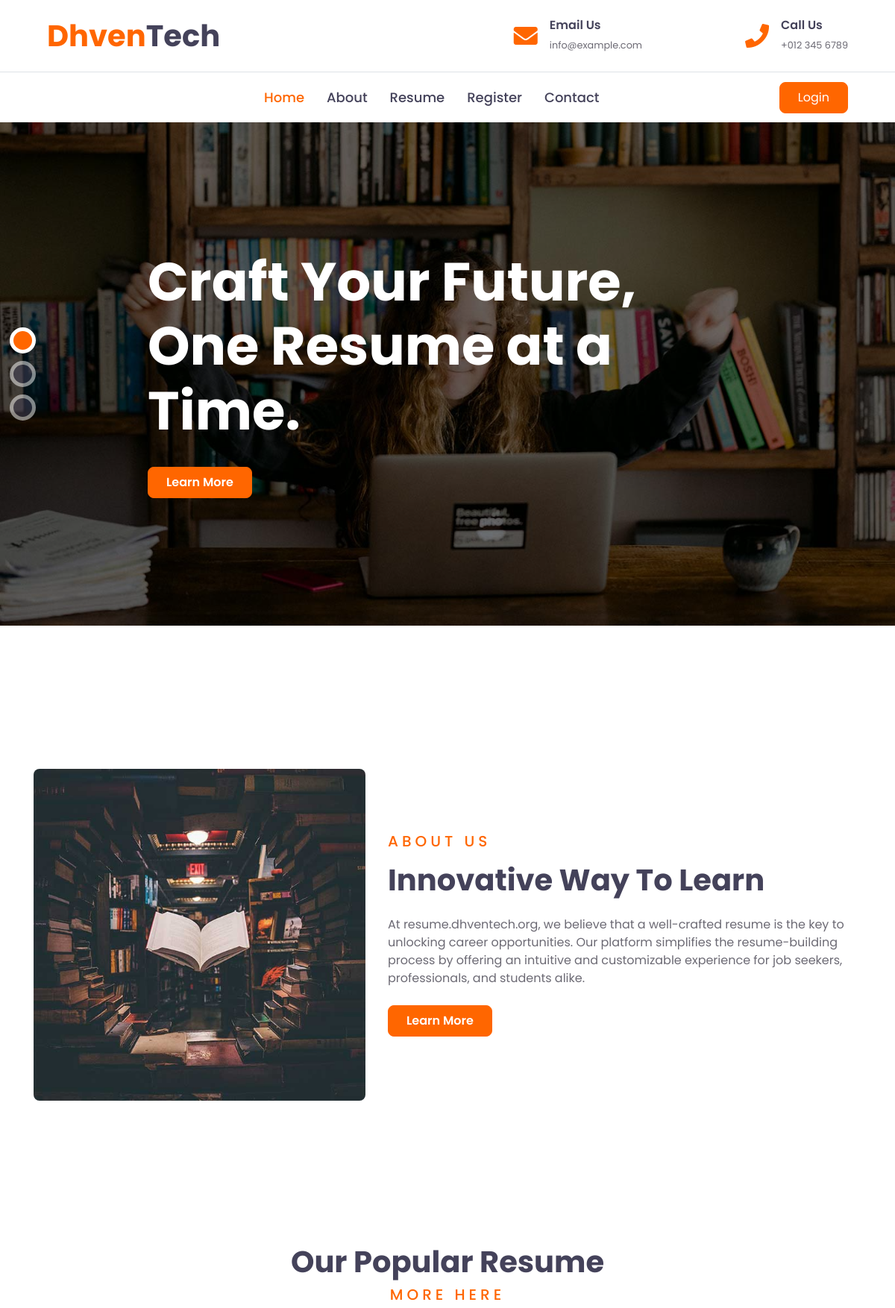
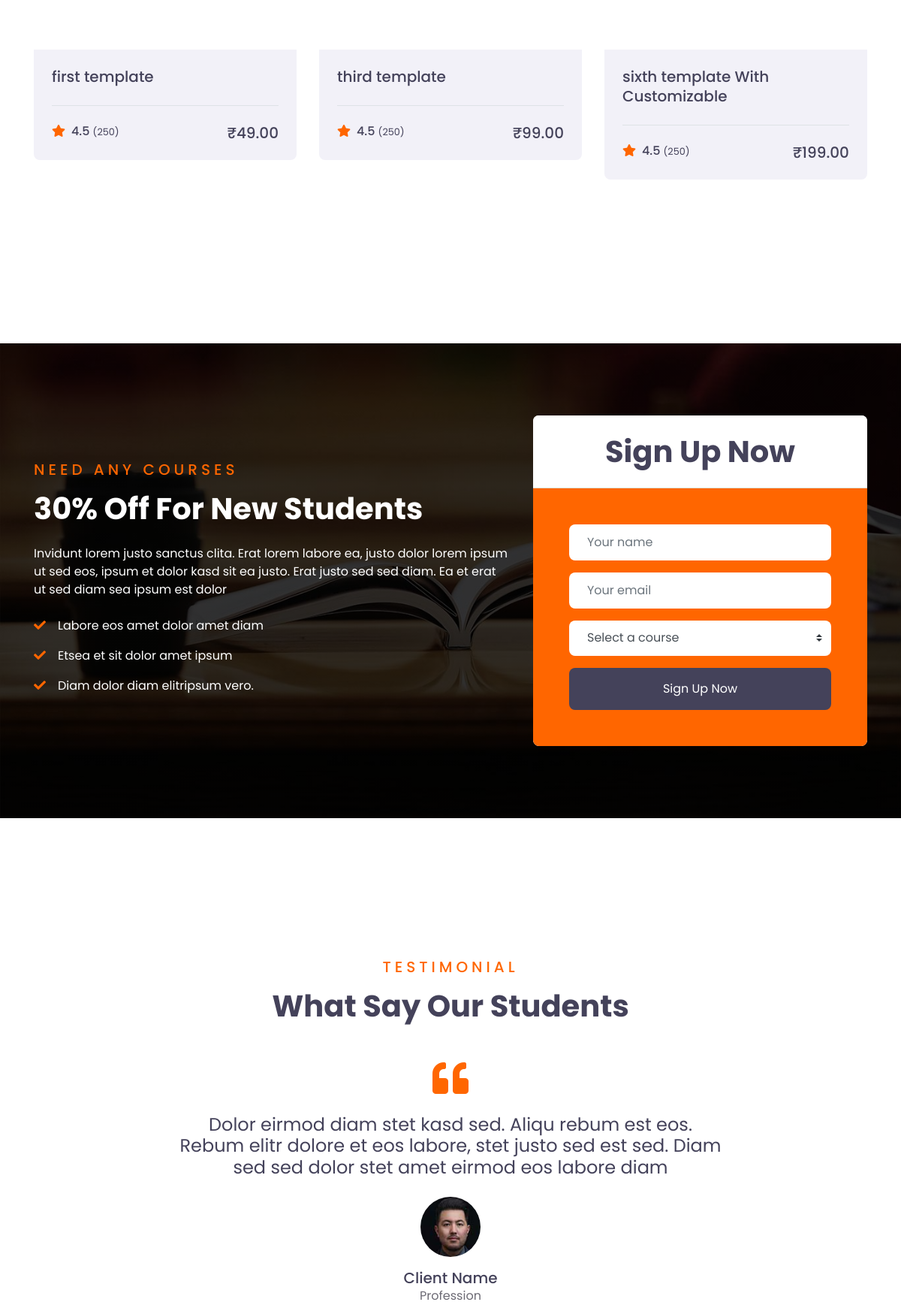
Page /resumes/ (upper part) on the committed database (2 pictures, top to bottom).
### resumes/models.py (models this page shows, shortened)
class ResumeTemplate(models.Model):
    name = models.CharField(max_length=100)
    description = models.TextField()
    preview_image = models.ImageField(upload_to='templates/', blank=True, null=True)
    price = models.DecimalField(max_digits=10, decimal_places=2, default=0.00)  # New price field

### resumes/views.py (the view)
# urls.py: path('', views.home, name='home'),
def home(request):
    templates = ResumeTemplate.objects.filter(id__in=[1, 3, 6])
    return render(request, 'resume/home.html', {'templates': templates})

### resumes/templates/resume/home.html (shortened to what this page needs)
{% extends "resume/base.html" %}
{% load static %}
{% block content %}
<div class="container-fluid p-0 pb-5 mb-5">
    <div id="header-carousel" class="carousel slide carousel-fade" data-ride="carousel">
        <ol class="carousel-indicators">
            <li data-target="#header-carousel" data-slide-to="0" class="active"></li>
            <li data-target="#header-carousel" data-slide-to="1"></li>
            <li data-target="#header-carousel" data-slide-to="2"></li>
        </ol>
        <div class="carousel-inner">
            <div class="carousel-item active" style="min-height: 300px;">
                <img class="position-relative w-100" src="{% static 'img/carousel-1.jpg' %}" style="min-height: 300px; object-fit: cover;">
                <div class="carousel-caption d-flex align-items-center justify-content-center">
                    <div class="p-5" style="width: 100%; max-width: 900px;">
                        <h1 class="display-3 text-white mb-md-4">Craft Your Future, One Resume at a Time.</h1>
                        <a href="{% url 'select_template' %}" class="btn btn-primary py-md-2 px-md-4 font-weight-semi-bold mt-2">Learn More</a>
                    </div>
                </div>
            </div>
        </div>
    </div>
</div>
<div class="container-fluid py-5">
    <div class="container py-5">
        <div class="row align-items-center">
            <div class="col-lg-5">
                <img class="img-fluid rounded mb-4 mb-lg-0" src="{% static 'img/about.jpg'%}" alt="">
            </div>
            <div class="col-lg-7">
                <div class="text-left mb-4">
                    <h5 class="text-primary text-uppercase mb-3" style="letter-spacing: 5px;">About Us</h5>
                    <h1>Innovative Way To Learn</h1>
                </div>
                <p>At resume.dhventech.org, we believe that a well-crafted resume is the key to unlocking career opportunities. Our platform simplifies the resume-building process by offering an intuitive and customizable experience for job seekers, professionals, and students alike.</p>
                <a href="{% url 'about' %}" class="btn btn-primary py-md-2 px-md-4 font-weight-semi-bold mt-2">Learn More</a>
            </div>
        </div>
    </div>
</div>
<div class="container-fluid py-5">
    <div class="container py-5">
        <div class="text-center mb-5">
            <h1>Our Popular Resume</h1>
            <a href="{% url 'select_template' %}"><h5 class="text-primary text-uppercase mb-3" style="letter-spacing: 5px;">More Here</h5></a>
        </div>
        <div class="row">
            {% for template in templates %}
            <div class="col-lg-4 col-md-6 mb-4">
                <div class="rounded overflow-hidden mb-2">
                    <div class="bg-secondary p-4">
                        <a class="h5" href="{% url 'edit_resume' template.id %}">{{ template.name }}</a>
                        <div class="border-top mt-4 pt-4">
                            <div class="d-flex justify-content-between">
                                <h6 class="m-0"><i class="fa fa-star text-primary mr-2"></i>4.5 <small>(250)</small></h6>
                                <h5 class="m-0">₹{{ template.price }}</h5>
                            </div>
                        </div>
                    </div>
                </div>
            </div>
            {% endfor %}
        </div>
    </div>
</div>
{% if not user.is_authenticated %}
<div class="container-fluid bg-registration py-5" style="margin: 90px 0;">
    <div class="container py-5">
        <div class="row align-items-center">
            <div class="col-lg-7 mb-5 mb-lg-0">
                <div class="mb-4">
                    <h5 class="text-primary text-uppercase mb-3" style="letter-spacing: 5px;">Need Any Courses</h5>
                    <h1 class="text-white">30% Off For New Students</h1>
                </div>
                <p class="text-white">Invidunt lorem justo sanctus clita. Erat lorem labore ea, justo dolor lorem ipsum ut sed eos,
                    ipsum et dolor kasd sit ea justo. Erat justo sed sed diam. Ea et erat ut sed diam sea ipsum est
                    dolor</p>
                <ul class="list-inline text-white m-0">
                    <li class="py-2"><i class="fa fa-check text-primary mr-3"></i>Labore eos amet dolor amet diam</li>
                    <li class="py-2"><i class="fa fa-check text-primary mr-3"></i>Etsea et sit dolor amet ipsum</li>
                    <li class="py-2"><i class="fa fa-check text-primary mr-3"></i>Diam dolor diam elitripsum vero.</li>
                </ul>
            </div>
            <div class="col-lg-5">
                <div class="card border-0">
                    <div class="card-header bg-light text-center p-4">
                        <h1 class="m-0">Sign Up Now</h1>
                    </div>
                    <div class="card-body rounded-bottom bg-primary p-5">
                        <form>
                            <div class="form-group">
                                <input type="text" class="form-control border-0 p-4" placeholder="Your name" required="required" />
                            </div>
                            <div class="form-group">
                                <input type="email" class="form-control border-0 p-4" placeholder="Your email" required="required" />
                            </div>
                            <div class="form-group">
                                <select class="custom-select border-0 px-4" style="height: 47px;">
                                    <option selected>Select a course</option>
                                </select>
                            </div>
                            <div>
                                <button class="btn btn-dark btn-block border-0 py-3" type="submit">Sign Up Now</button>
                            </div>
                        </form>
                    </div>
                </div>
            </div>
        </div>
    </div>
</div>
{% endif %}
<div class="container-fluid py-5">
    <div class="container py-5">
        <div class="text-center mb-5">
            <h5 class="text-primary text-uppercase mb-3" style="letter-spacing: 5px;">Testimonial</h5>
            <h1>What Say Our Students</h1>
        </div>
        <div class="row justify-content-center">
            <div class="col-lg-8">
                <div class="owl-carousel testimonial-carousel">
                    <div class="text-center">
                        <i class="fa fa-3x fa-quote-left text-primary mb-4"></i>
                        <h4 class="font-weight-normal mb-4">Dolor eirmod diam stet kasd sed. Aliqu rebum est eos. Rebum elitr dolore et eos labore, stet justo sed est sed. Diam sed sed dolor stet amet eirmod eos labore diam</h4>
                        <img class="img-fluid mx-auto mb-3" src="{% static 'img/testimonial-1.jpg' %}" alt="">
                        <h5 class="m-0">Client Name</h5>
                        <span>Profession</span>
                    </div>
                </div>
            </div>
        </div>
    </div>
</div>
{% endblock %}

### rows in the picture
ResumeTemplate: name "first template", price "49.00"
ResumeTemplate: name "third template", price "99.00"
ResumeTemplate: name "sixth template With Customizable", price "199.00"
